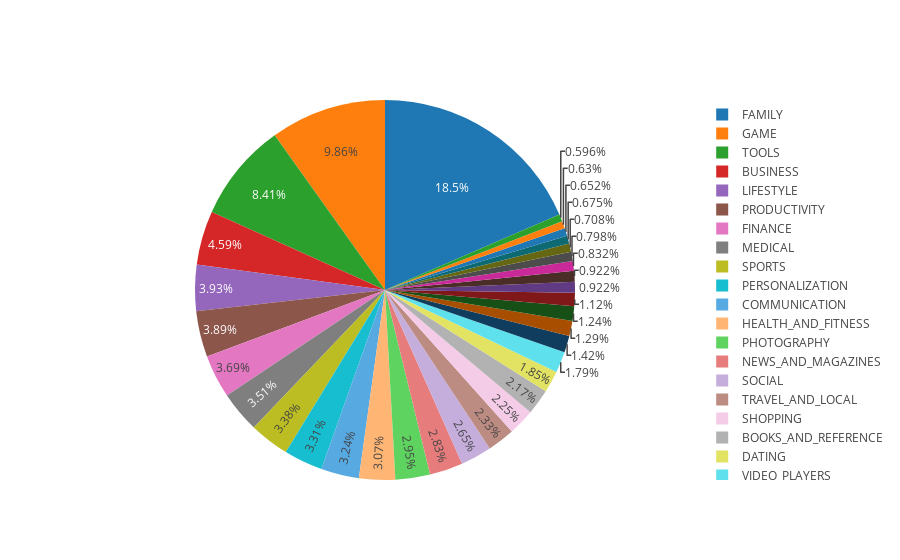

The notebook cell this image was saved under:
### Code cell
#pie chart of free app
number_of_apps_in_category_free = df.loc[df['Type']=="Free"]["Category"].value_counts().sort_values(ascending=True)

data = [go.Pie(
        labels = number_of_apps_in_category_free.index,
        values = number_of_apps_in_category_free.values,
        hoverinfo = 'label+value'
    
)]

plotly.offline.iplot(data, filename='active_category')

### Figure 1 — Plotly figure (JSON) as saved in the notebook; plotly's stock layout.template omitted (floating-point values rounded to 4 significant figures)
{"data": [{"hoverinfo": "label+value", "labels": ["BEAUTY", "COMICS", "PARENTING", "ART_AND_DESIGN", "EVENTS", "WEATHER", "HOUSE_AND_HOME", "LIBRARIES_AND_DEMO", "AUTO_AND_VEHICLES", "ENTERTAINMENT", "FOOD_AND_DRINK", "EDUCATION", "MAPS_AND_NAVIGATION", "VIDEO_PLAYERS", "DATING", "BOOKS_AND_REFERENCE", "SHOPPING", "TRAVEL_AND_LOCAL", "SOCIAL", "NEWS_AND_MAGAZINES", "PHOTOGRAPHY", "HEALTH_AND_FITNESS", "COMMUNICATION", "PERSONALIZATION", "SPORTS", "MEDICAL", "FINANCE", "PRODUCTIVITY", "LIFESTYLE", "BUSINESS", "TOOLS", "GAME", "FAMILY"], "type": "pie", "uid": "a707781d-5b86-42d0-90f3-fe43dbd7dc69", "values": [53, 56, 58, 60, 63, 71, 74, 82, 82, 100, 110, 115, 126, 159, 165, 193, 200, 207, 236, 252, 262, 273, 288, 294, 301, 312, 328, 346, 350, 408, 748, 877, 1646]}], "layout": {}}
